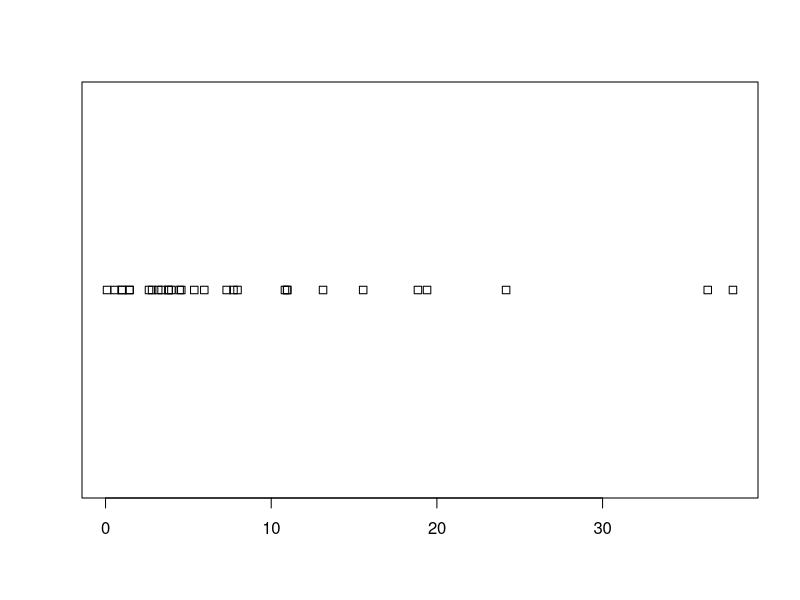
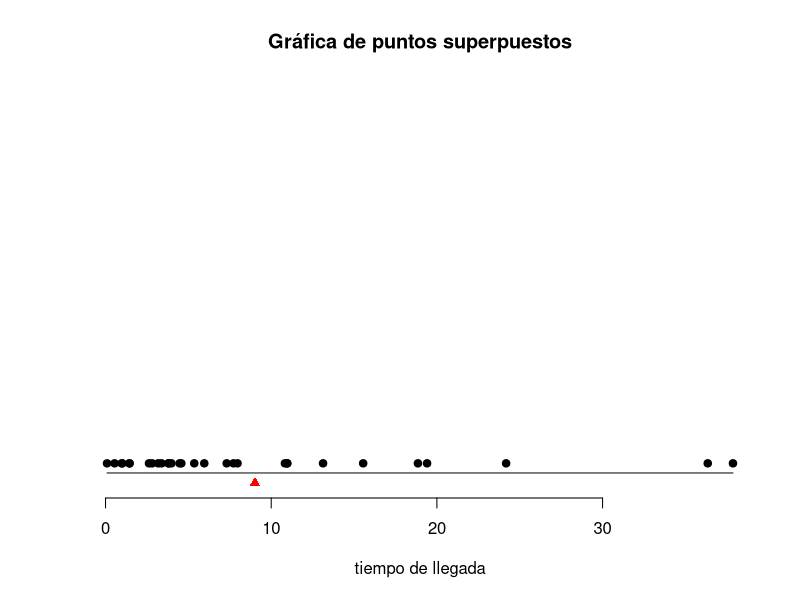
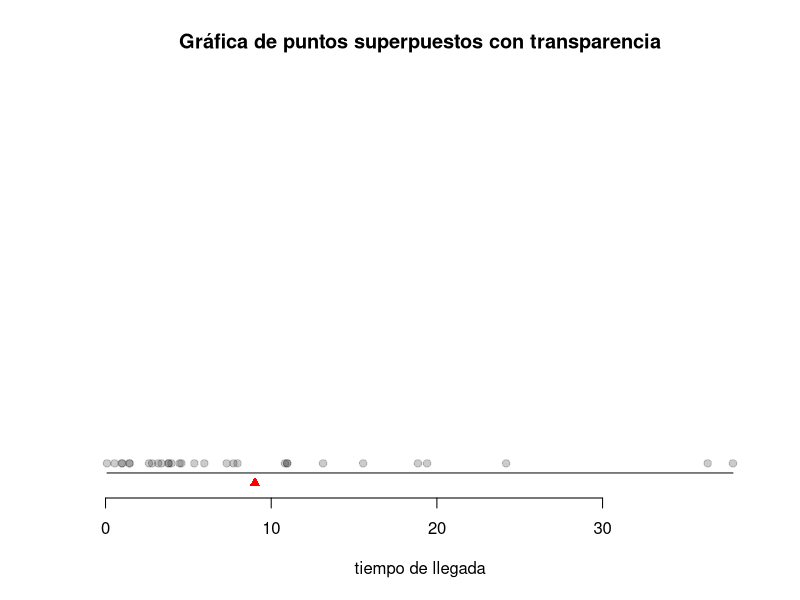
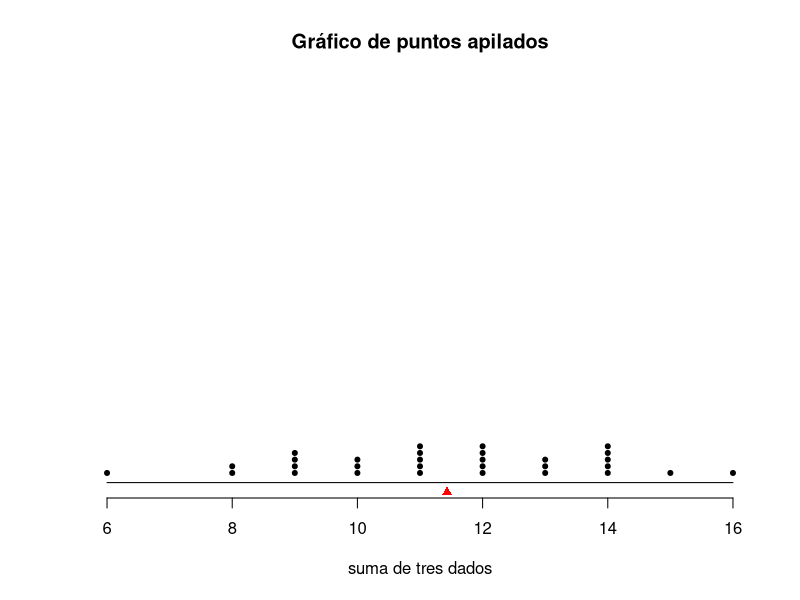
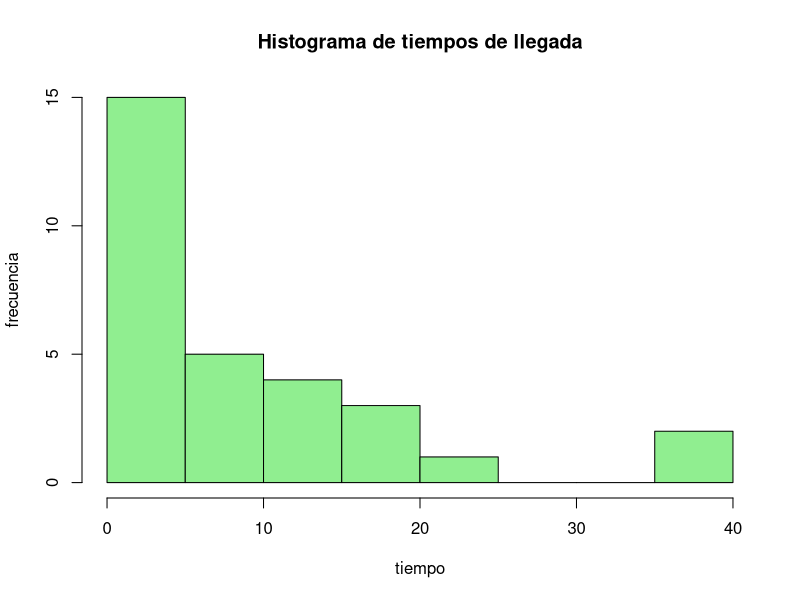
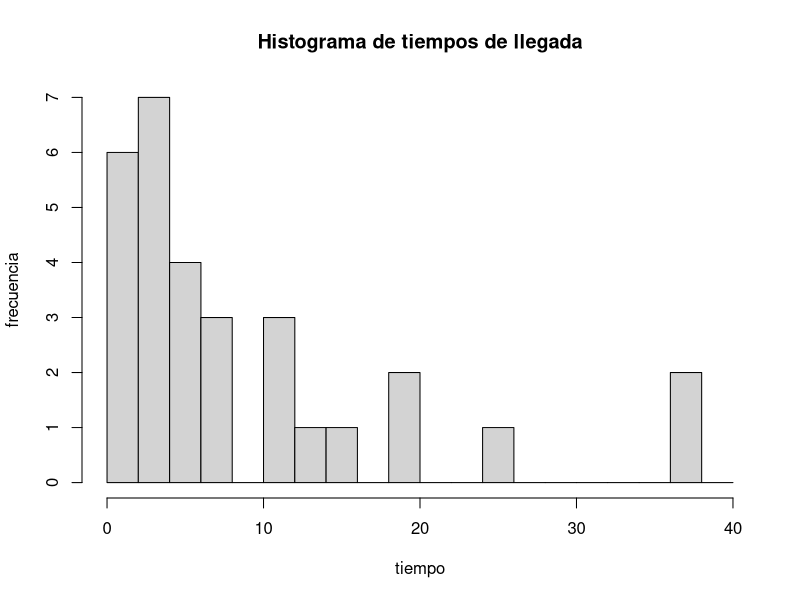

Reproduce these figures in R, in order. (Note: this script raises an error after producing the figures.)
## ---- chunk 1
n<-30 
tpromedio<-10
## ---- chunk 2
DFT<-data.frame(cliente=1:n,tiempo=rexp(n,1/tpromedio)) 

print(DFT)
## ---- chunk 3
stripchart(DFT$tiempo)
## ---- chunk 4
library(graphics)
y=0.025
d=0.025
stripchart(DFT$tiempo,method="overplot",pch=19,bty="n",frame.plot = FALSE,at=y+d,main="Gráfica de puntos superpuestos",ylim = c(0,1),xlab="tiempo de llegada")
lines(c(min(DFT$tiempo),max(DFT$tiempo)),c(y,y),col="black")
points(c(mean(DFT$tiempo)),c(y-d),pch=17,col="red")
## ---- chunk 5
y=0.025
d=0.025
stripchart(DFT$tiempo,method="overplot",pch=19,bty="n",frame.plot = FALSE,at=y+d,main="Gráfica de puntos superpuestos con transparencia",ylim = c(0,1),xlab="tiempo de llegada",col=rgb(0,0,0,0.2))
lines(c(min(DFT$tiempo),max(DFT$tiempo)),c(y,y),col="black")
points(c(mean(DFT$tiempo)),c(y-d),pch=17,col="red")

## ---- chunk 6
DFD<-data.frame(lanzamiento=1:n,suma=replicate(n,sum(sample(size=3,x=6,replace=TRUE)))) 

print(as.data.frame(DFD))
## ---- chunk 7
y=0.05
d=0.05
stripchart(DFD$suma,method="stack",pch=20,bty="n",frame.plot = FALSE,at=y,main="Gráfico de puntos apilados",xlab="suma de tres dados")
lines(c(min(DFD$suma),max(DFD$suma)),c(y-d,y-d),col="black")
points(c(mean(DFD$suma)),c(y-2*d),pch=17,col="red")

## ---- chunk 8
HT<-hist(DFT$tiempo,main="Histograma de tiempos de llegada",xlab="tiempo",ylab="frecuencia",col="lightgreen")
## ---- chunk 9
cat(levels(cut(DFT$tiempo,HT$breaks,include.lowest = TRUE)))

## ---- chunk 10
HT<-hist(DFT$tiempo,main="Histograma de tiempos de llegada",xlab="tiempo",ylab="frecuencia",col="lightgray",breaks=2*(0:20))
## ---- chunk 11
cat(levels(cut(DFT$tiempo,HT$breaks,include.lowest = TRUE)))
## ---- chunk 12
op=par(mfrow=c(1,2))
HT<-hist(DFT$tiempo,main="Histograma de tiempos de llegada",xlab="tiempo",ylab="frecuencia",col="lightblue",breaks=3*(0:12),xaxt="n")
axis(1,at=HT$mids,padj=0.5,cex.axis=0.8,las=3)
hist(DFT$tiempo,main="Histograma de tiempos de llegada",xlab="tiempo",ylab="frecuencia relativa",col="lightblue",breaks=3*(0:12),xaxt="n",prob=TRUE)
axis(1,at=HT$mids,padj=0.5,cex.axis=0.8,las=3)
par(op)
## ---- chunk 13
cat(levels(cut(DFT$tiempo,HT$breaks,include.lowest = TRUE)))
## ---- chunk 14
cat(HT$mids)
## ---- chunk 15
HT<-hist(DFT$tiempo,main="Histograma de tiempos de llegada",xlab="tiempo",ylab="frecuencia relativa",col="pink",breaks=c(0,2^(0:6)),xaxt="n")
axis(1,at=HT$mids,padj=0.5,cex.axis=0.6,las=3)
cat(levels(cut(DFT$tiempo,HT$breaks,include.lowest = TRUE)))
## ---- chunk 16
cat(levels(cut(DFT$tiempo,HT$breaks,include.lowest = TRUE)))
## ---- chunk 17
cat(HT$mids)
## ---- chunk 18
HT<-hist(DFT$tiempo,main="Histograma ERRÓNEO de tiempos de llegada",xlab="tiempo",ylab="frecuencia",col="red",breaks=c(0,2^(0:6)),xaxt="n",freq = TRUE)
axis(1,at=HT$mids,padj=0.5,cex.axis=0.6,las=3)
## ---- chunk 19
HD<-hist(DFD$suma,main="Histograma de suma de tres dados",xlab="suma",ylab="frecuencia",col="lightgreen")
## ---- chunk 20
cat(levels(cut(DFD$suma,HD$breaks,include.lowest = TRUE)))
## ---- chunk 21
HD<-hist(DFD$suma,main="Histograma de suma de tres dados",xlab="suma",ylab="frecuencia",col="green",breaks=(3:19)-0.5,xaxt="n")
axis(1,at=HD$mids,padj=0.5,cex.axis=1,las=3)
## ---- chunk 22
cat(levels(cut(DFD$suma,HD$breaks,include.lowest = TRUE)))
## ---- chunk 23
cat(HD$mids)
## ---- chunk 24
m<-30000
DFDM<-data.frame(lanzamiento=1:m,suma=replicate(m,sum(sample(size=3,x=6,replace=TRUE))))
## ---- chunk 25
HDM<-hist(DFDM$suma,main="Histograma de suma de tres dados",xlab="suma",ylab="frecuencia",col="lightgreen",breaks=(3:19)-0.5,xaxt="n")
axis(1,at=HDM$mids,padj=0.5,cex.axis=1,las=3)
## ---- chunk 26
HDM<-hist(DFDM$suma,main="Histograma de suma de tres dados",xlab="suma",ylab="frecuencia relativa",col="green",breaks=(3:19)-0.5,xaxt="n",prob=TRUE)
axis(1,at=HDM$mids,padj=0.5,cex.axis=1,las=3)
## ---- chunk 27
DFTM<-data.frame(cliente=1:m,tiempo=rexp(m,1/tpromedio)) 
## ---- chunk 28
HTM<-hist(DFTM$tiempo,main="Histograma de tiempos de llegada",xlab="tiempo",ylab="frecuencia",col="lightgreen")
## ---- chunk 29
cat(levels(cut(DFTM$tiempo,HTM$breaks,include.lowest = TRUE)))
## ---- chunk 30
cat(HTM$mids)
## ---- chunk 31
HTM<-hist(DFTM$tiempo,main="Histograma de tiempos de llegada",xlab="tiempo",ylab="frecuencia relativa",col="green",breaks=50,prob=TRUE)
## ---- chunk 32
cat(levels(cut(DFTM$tiempo,HTM$breaks,include.lowest = TRUE)))
## ---- chunk 33
cat(HTM$mids)
## ---- chunk 34
boxplot(DFT$tiempo,ylab="tiempo",main="Gráfico de caja de tiempos de llegada",sub="Pocos datos")
## ---- chunk 35
boxplot(DFTM$tiempo,ylab="tiempo",main="Gráfico de caja de tiempos de llegada",sub="Muchos datos")
## ---- chunk 36
op=par(mfrow=c(1,2))
boxplot(DFTM$tiempo,ylab="tiempo",main="Tiempos de llegada",sub="Muchos datos",pch=".",ylim=c(0,max(DFTM$tiempo)))
boxplot(DFTM$tiempo,ylab="tiempo",main="Tiempos de llegada",sub="Muchos datos",pch=20,border=rgb(0,0,0,0.02),ylim=c(0,max(DFTM$tiempo)))
boxplot(DFTM$tiempo,outline=FALSE,add=TRUE,ylim=c(0,max(DFTM$tiempo)))

par(op)
## ---- chunk 37
op=par(mfrow=c(1,2))
boxplot(DFD$suma,ylab="tiempo",main="Tiempos de llegada",sub="Pocos datos",pch=".",ylim=c(3,18),yaxt="n")
axis(2,at=3:18,cex.axis=.5)
boxplot(DFDM$suma,ylab="tiempo",main="Tiempos de llegada",sub="Muchos datos",pch=20,ylim=c(3,18),yaxt="n")
axis(2,at=3:18,cex.axis=.5)
par(op)
## ---- chunk 38
op=par(mfrow=c(1,4))
boxplot(runif(1000))
boxplot(rcauchy(1000))
boxplot(rnorm(1000))
boxplot(rbeta(1000,shape1=0.15,shape2=0.15))
par(op)
## ---- chunk 39
op=par(mfrow=c(1,4))
boxplot(rexp(1000))
boxplot(rgamma(1000,rate=1/2,shape=6))
boxplot(rlnorm(1000))
boxplot(rbeta(1000,shape1=3,shape2=0.15))
par(op)
## ---- chunk 40
rm(list=ls())
